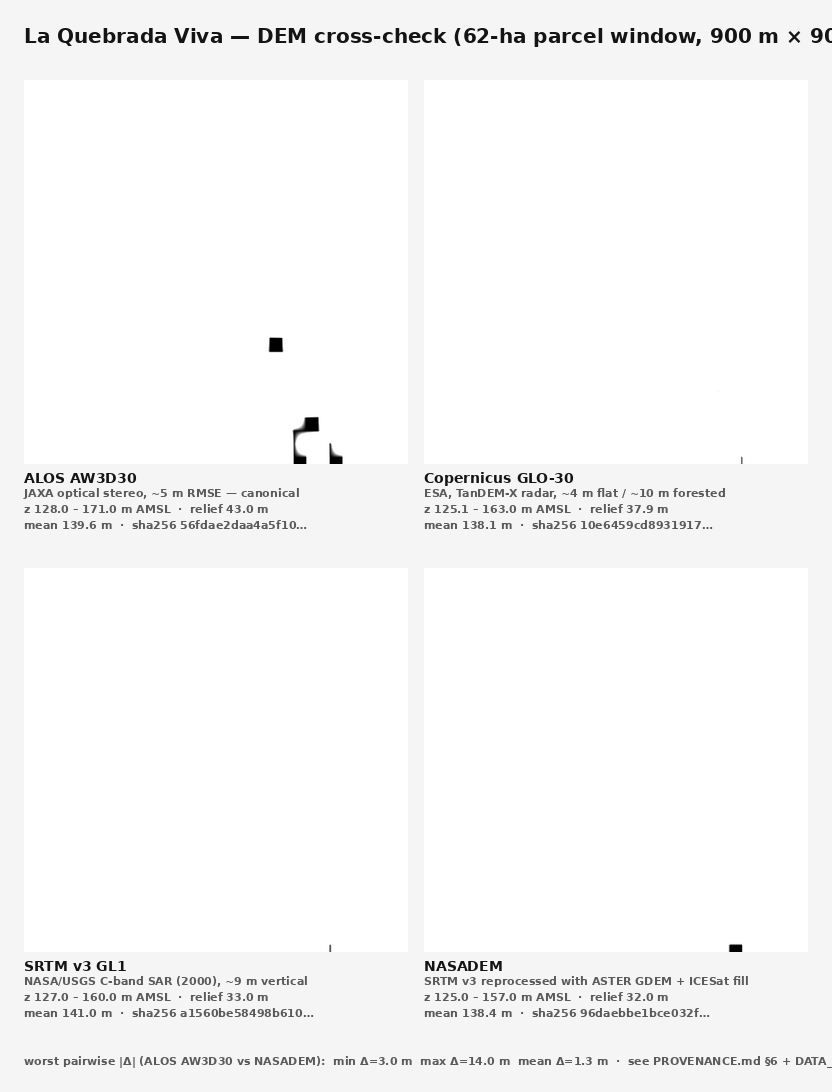
#> input picture docs/site_data/contacts/dem_ab_contact.png, 832 x 1092 px
$ python -i contact_sheet_dem_ab.py   (imports and definitions only)
#> lines starting #> are read from the running program, lines starting #| are printed output that depends on the picture
"""DEM cross-check contact sheet — 4-panel grid of ALOS / COP30 / SRTM / NASADEM.

Reads the four normalized parcel-window heightmap PNGs that the renderer can
consume via the `LQV_DEM_OVERRIDE_*` env hooks in
`lqv/subscene/terrain_62ha_photoreal.py`:

  assets/terrain/escobar_height.png          ALOS AW3D30 (canonical)
  assets/terrain/escobar_height_cop30.png    Copernicus DEM GLO-30
  assets/terrain/escobar_height_srtm.png     SRTM v3 GL1
  assets/terrain/escobar_height_nasadem.png  NASADEM

Composes a 2x2 panel with title bar, per-panel stats caption, and footer
reporting the worst-case pairwise |Δ| across the four DEMs. Writes
`docs/site_data/dem_ab_contact.png` (path kept for back-compat — `_ab` is
historical from the original 2-panel ALOS/COP30 version).

Justification: PROVENANCE.md and `docs/site_data/DATA_INVENTORY.md` §2 claim
the four 30 m DEMs agree within a ~5 m envelope over the parcel window. This
sheet is the visual cross-check that lets the notary (and Wesley) see that
claim holds rather than taking it on text, and surfaces any outlier DEM
before A/B-rendering with the env override.
"""
from __future__ import annotations

import json
import os
import sys
from itertools import combinations
from pathlib import Path
from typing import Any

from PIL import Image, ImageDraw, ImageFont


PROJECT_ROOT = Path(__file__).resolve().parent.parent
TERRAIN_DIR = PROJECT_ROOT / "assets/terrain"
OUT_PNG = PROJECT_ROOT / "docs/site_data/dem_ab_contact.png"

PANELS: list[tuple[str, str, Path, Path]] = [
    ("ALOS AW3D30", "JAXA optical stereo, ~5 m RMSE — canonical",
     TERRAIN_DIR / "escobar_height.png",
     TERRAIN_DIR / "escobar_height.json"),
    ("Copernicus GLO-30", "ESA, TanDEM-X radar, ~4 m flat / ~10 m forested",
     TERRAIN_DIR / "escobar_height_cop30.png",
     TERRAIN_DIR / "escobar_height_cop30.json"),
    ("SRTM v3 GL1", "NASA/USGS C-band SAR (2000), ~9 m vertical",
     TERRAIN_DIR / "escobar_height_srtm.png",
     TERRAIN_DIR / "escobar_height_srtm.json"),
    ("NASADEM", "SRTM v3 reprocessed with ASTER GDEM + ICESat fill",
     TERRAIN_DIR / "escobar_height_nasadem.png",
     TERRAIN_DIR / "escobar_height_nasadem.json"),
]

PANEL = 384
GAP = 16
MARGIN = 24
TITLE_H = 56
CAPTION_H = 88
FOOTER_H = 28
BG = (245, 245, 245)
FG = (20, 20, 20)
DIM = (90, 90, 90)


# [18 lines left out: functions _font, _stats_caption, not called in this run]


def _load_panel(png_path: Path) -> Image.Image:
    img = Image.open(png_path)
#> img is the input picture: PIL image 832x1092 RGB; min 0, max 255, mean 247.7
    if img.mode != "L":
        img = img.convert("L")
#> img: PIL image 832x1092 L
    if img.size != (PANEL, PANEL):
        img = img.resize((PANEL, PANEL), Image.Resampling.LANCZOS)
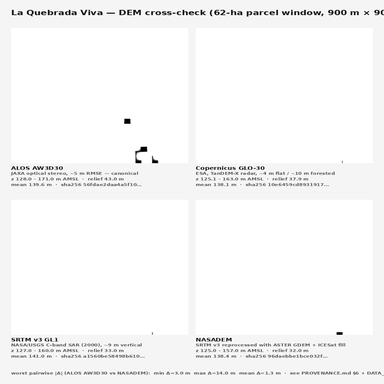
#> img: PIL image 384x384 L; min 0, max 255, mean 247.6
    return img.convert("RGB")


# [74 lines left out: function main, not called in this run]


# [2 lines not run here, left out]

>>> result = _load_panel('../docs/site_data/contacts/dem_ab_contact.png')

$ run again, on docs/site_data/contacts/satellite_overlay_ab_contact.png
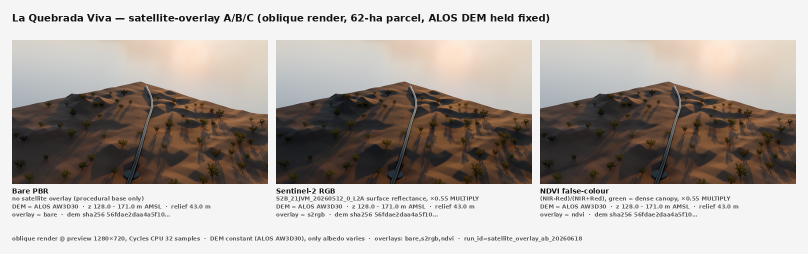
#> input picture docs/site_data/contacts/satellite_overlay_ab_contact.png, 1616 x 508 px (shown at 1/2 size)
#> in _load_panel, img is the input picture: PIL image 1616x508 RGB; mean R, G, B 176.8, 170, 165
#> in _load_panel, `img = img.convert("L")`:
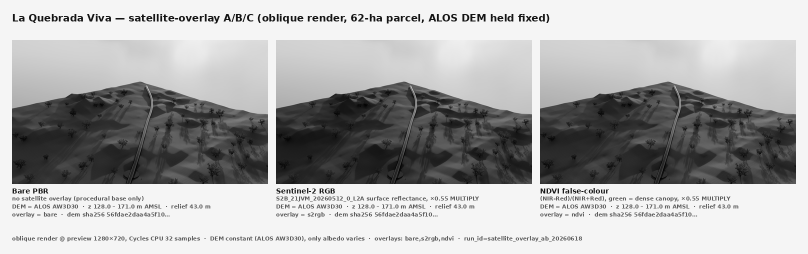
#> img: PIL image 1616x508 L (shown at 1/2 size); min 0, max 245, mean 171.5
#> in _load_panel, `img = img.resize((PANEL, PANEL), Image.Resampling.LANCZOS)`:
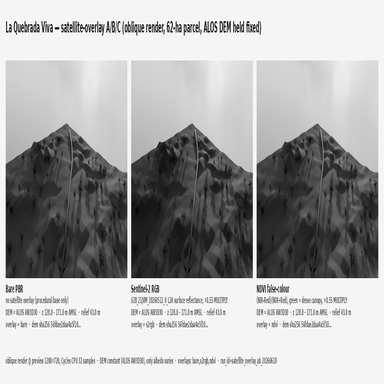
#> img: PIL image 384x384 L; min 0, max 255, mean 171.4
